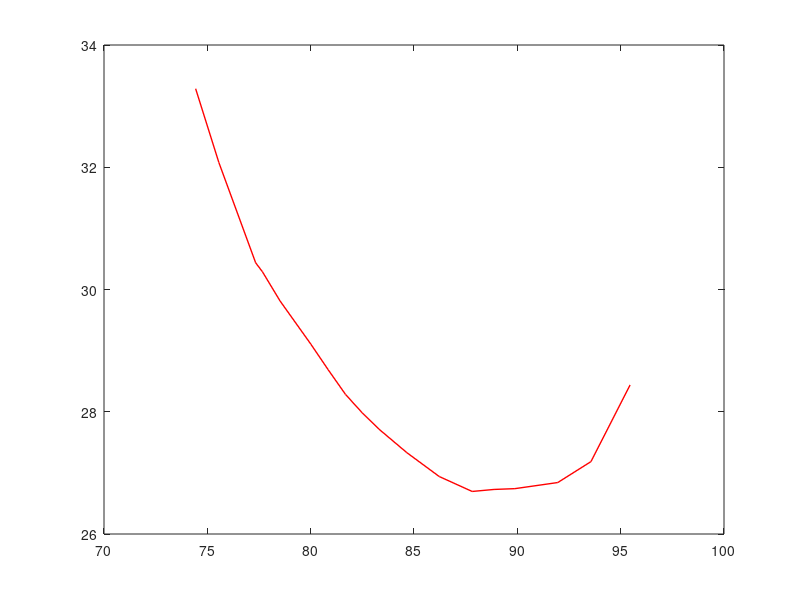

This chart was generated by the following MATLAB code: (Note: this script raises an error after producing the figure.)
% Routine-2: (Imp: Don't clear workspace variables)
% This part of the routine generates the dense points for the updip (User defined) and downdip (Slab 2.0) traces of the Himalayan megathrust
% Important for calculating distance and assign depth values to the points in between the polygon (both updip and downdip)
% Depth for each point=(dtop/(dtop+dbotm))*(Dmax) : Dmax will be gathered from the depth values from downdip boundary of Slab 2.0 

% Last modified : D. Panda (7 Sep, 2023)

%%

addpath(genpath(pwd));

%%
% User provideed updip trace of the polygon boundary of Himalayas (May obtain from the Blocks software)

A=load("segments_him4.txt");  % Load the txt file containing Lon, Lat values (i.e., Updip boundary)
lon=A(:,1);
lat=A(:,2);
plot(lon,lat,'r','LineWidth',1)

lon_lat_f=make_dense_points(A);  % Function "make_dense_points" adds multiple points in between the User given points
lon_lat_f(:,3)=0;    % Assign depth values to each points (0 = At surface)

figure (1)
scatter(lon_lat_f(:,1),lon_lat_f(:,2),25,'b','o')
title('Dense Updip Boundary')

%% Loaing the USGS Slab 2.0 grid file and removing the NaN points from the grid

file='him_slab2_dep_02.24.18.grd'   % Input Slab 2.0 file
[lon,lat,dep]=grdread2(file);
[x,y] = meshgrid(lon,lat);
figure (2)
scatter3(x(:),y(:),dep(:),5)
title('Himalaya USGS Slab 2.0 Grid')

% Finding Lat/Lon values with finite depth values (Removing the NaNs in the grid file)

lon2=x(:);
lat2=y(:);
dep2=dep(:);

a4=find(~isnan(dep2));
lon3=lon2(a4);
lat3=lat2(a4);
dep3=dep2(a4);
figure (3)
scatter(lon3,lat3,10)
title('Himalaya USGS Slab 2.0 Grid in 2D (No NaNs)')

%% Tracing the outline/boundary of the grid data points (or polygon)

sf = 1; % Shrinking factor [1 : Perfectly mimicks boundary; Can be lower to smoothen the outline, Maximum value can be 1]
k = boundary(lon3,lat3,sf); % Considered sf=1, to get dense points to calculate distance from updip/downdip boundary 
figure (4)
scatter(lon3,lat3,10)
hold on;
plot(lon3(k), lat3(k), 'r', 'LineWidth', 2);
title('Boundary/Outline for Himalaya USGS Slab 2.0 Grid')


%% Extracting Lat, Lon, Depth data for all the points along the Polygon boundary (Required to separate the downdip edge boundary) 
% Extracts the downdip edge boubdary as a function of depth values

data_botm=[lon3(k), lat3(k), dep3(k)];
lon_botm=data_botm(:,1);
lat_botm=data_botm(:,2);
dep_botm=data_botm(:,3)*(-1);  % Depths are considered positive
val=26.5;                      % Vary this value to check if the downdip boundary is selected properly

p=find(dep_botm>=val);
data_botm2=[lon_botm(p), lat_botm(p), dep_botm(p)];
figure (5)
plot(lon3(k), lat3(k), 'r', 'LineWidth', 1);
hold on
plot(data_botm2(:,1), data_botm2(:,2), '-bx', 'LineWidth', 1);
title('Downdip Edge boundary (Not Perfect)')

%% Manual step 1: Remove few points on either corner of the boundary for a perfect downdip boundary 

nw=[1:10];
ne=[length(data_botm2)-5:length(data_botm2)];
data_botm2([nw,ne],:)=[];
figure (6)
plot(lon3(k), lat3(k), 'r', 'LineWidth', 1);
hold on
plot(data_botm2(:,1), data_botm2(:,2), '-bx', 'LineWidth', 1);
title('Downdip Edge boundary (Perfect)')

%% Manual step 2: Have to add two points on the NE and NW corners to extend the downdip boundary  

ne_pt=[94.658,29.685];  % User given point to extend the existing Slab 2.0 boundary further NE
A=[data_botm2(1,1:2);ne_pt];
edge1=make_dense_points(A);  % Function "make_dense_points" adds multiple points in between the User given points
edge1=flipud(edge1);
edge1(:,3)=mean(data_botm2(:,3));  % The extended synthetic points are given a mean depth values of the downdip edge boundary from Slab 2.0

nw_pt=[75.409,34.319];  % User given point to extend the existing Slab 2.0 boundary further NW
A=[data_botm2(end,1:2);nw_pt];
edge2=make_dense_points(A);
edge2(:,3)=mean(data_botm2(:,3));

data_botm2=double([edge1;data_botm2;edge2]); % Convert all data points in to double

figure (7)
plot(lon3(k), lat3(k), 'r', 'LineWidth', 1);
hold on
plot(data_botm2(:,1), data_botm2(:,2), '-bx', 'LineWidth', 1);
title('Extended Downdip Edge boundary')


% Combine to form a polygon boundary with dense points

final_poly=[lon_lat_f;data_botm2];

% plot(final_poly(:,1),final_poly(:,2))

%%

% plot(final_poly(:,1),final_poly(:,2),'b')
% hold on
% % plot(final_poly(1:8:end,1),final_poly(1:8:end,2),'r')
% plot(node(:,1),node(:,2),'r')
% 
% data=load('segments_him4.txt');  % Load the user provided txt file containing Lon, Lat values (i.e., Updip boundary)
% data=make_dense_points_updip_boundary(data);  % Function to add multiple points in between the User given points (Can be change to refine the triangle mesh)
% 
% node=[data;data_f2(1:4:end,1:2)];
% 
% hdata.hmax = 0.3;
% options.dhmax = 2;
% 
% [P,T] = mesh2d(node,[],hdata);  % Generate 2D mesh
